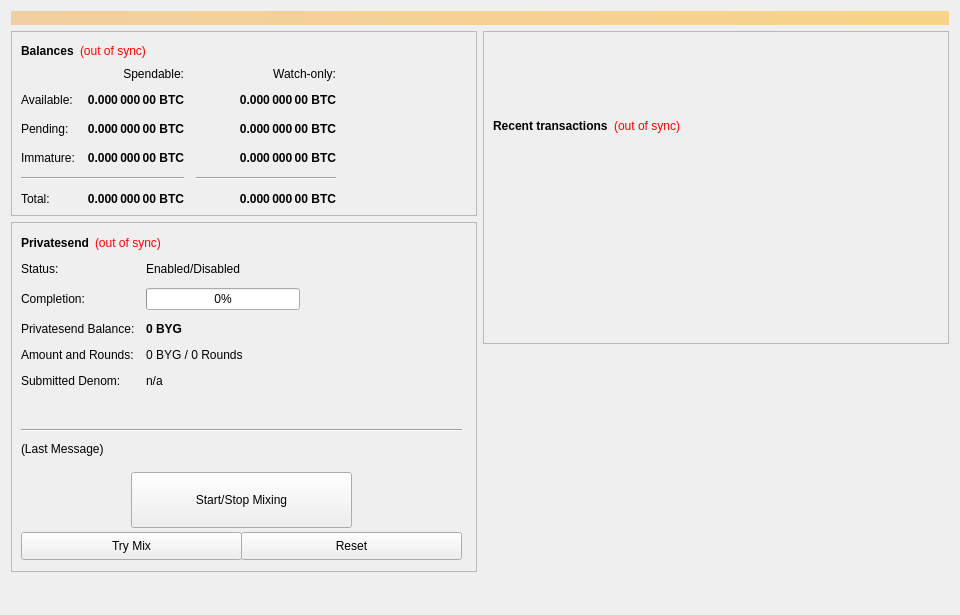
<?xml version="1.0" encoding="UTF-8"?>
<ui version="4.0">
 <class>OverviewPage</class>
 <widget class="QWidget" name="OverviewPage">
  <property name="geometry">
   <rect>
    <x>0</x>
    <y>0</y>
    <width>960</width>
    <height>615</height>
   </rect>
  </property>
  <property name="minimumSize">
   <size>
    <width>960</width>
    <height>0</height>
   </size>
  </property>
  <property name="windowTitle">
   <string>Form</string>
  </property>
  <layout class="QVBoxLayout" name="topLayout">
   <item>
    <widget class="QLabel" name="labelAlerts">
     <property name="visible">
      <bool>false</bool>
     </property>
     <property name="styleSheet">
      <string notr="true">background-color: qlineargradient(x1: 0, y1: 0, x2: 1, y2: 0, stop:0 #F0D0A0, stop:1 #F8D488); color:#000000;</string>
     </property>
     <property name="wordWrap">
      <bool>true</bool>
     </property>
     <property name="margin">
      <number>3</number>
     </property>
    </widget>
   </item>
   <item>
    <layout class="QHBoxLayout" name="horizontalLayout" stretch="1,1">
     <item>
      <layout class="QVBoxLayout" name="verticalLayout_2">
       <item>
        <widget class="QFrame" name="frame">
         <property name="frameShape">
          <enum>QFrame::StyledPanel</enum>
         </property>
         <property name="frameShadow">
          <enum>QFrame::Raised</enum>
         </property>
         <layout class="QVBoxLayout" name="verticalLayout_4">
          <item>
           <layout class="QHBoxLayout" name="horizontalLayout_4">
            <item>
             <widget class="QLabel" name="label_5">
              <property name="font">
               <font>
                <weight>75</weight>
                <bold>true</bold>
               </font>
              </property>
              <property name="text">
               <string>Balances</string>
              </property>
             </widget>
            </item>
            <item>
             <widget class="QLabel" name="labelWalletStatus">
              <property name="cursor">
               <cursorShape>WhatsThisCursor</cursorShape>
              </property>
              <property name="toolTip">
               <string>The displayed information may be out of date. Your wallet automatically synchronizes with the Bouygues network after a connection is established, but this process has not completed yet.</string>
              </property>
              <property name="styleSheet">
               <string notr="true">QLabel { color: red; }</string>
              </property>
              <property name="text">
               <string notr="true">(out of sync)</string>
              </property>
              <property name="alignment">
               <set>Qt::AlignLeading|Qt::AlignLeft|Qt::AlignVCenter</set>
              </property>
             </widget>
            </item>
            <item>
             <spacer name="horizontalSpacer_3">
              <property name="orientation">
               <enum>Qt::Horizontal</enum>
              </property>
              <property name="sizeHint" stdset="0">
               <size>
                <width>40</width>
                <height>20</height>
               </size>
              </property>
             </spacer>
            </item>
           </layout>
          </item>
          <item>
           <layout class="QGridLayout" name="gridLayout">
            <property name="spacing">
             <number>12</number>
            </property>
            <item row="2" column="2">
             <widget class="QLabel" name="labelWatchPending">
              <property name="font">
               <font>
                <weight>75</weight>
                <bold>true</bold>
               </font>
              </property>
              <property name="cursor">
               <cursorShape>IBeamCursor</cursorShape>
              </property>
              <property name="toolTip">
               <string>Unconfirmed transactions to watch-only addresses</string>
              </property>
              <property name="text">
               <string notr="true">0.000 000 00 BTC</string>
              </property>
              <property name="alignment">
               <set>Qt::AlignRight|Qt::AlignTrailing|Qt::AlignVCenter</set>
              </property>
              <property name="textInteractionFlags">
               <set>Qt::LinksAccessibleByMouse|Qt::TextSelectableByKeyboard|Qt::TextSelectableByMouse</set>
              </property>
             </widget>
            </item>
            <item row="2" column="1">
             <widget class="QLabel" name="labelUnconfirmed">
              <property name="font">
               <font>
                <weight>75</weight>
                <bold>true</bold>
               </font>
              </property>
              <property name="cursor">
               <cursorShape>IBeamCursor</cursorShape>
              </property>
              <property name="toolTip">
               <string>Total of transactions that have yet to be confirmed, and do not yet count toward the spendable balance</string>
              </property>
              <property name="text">
               <string notr="true">0.000 000 00 BTC</string>
              </property>
              <property name="alignment">
               <set>Qt::AlignRight|Qt::AlignTrailing|Qt::AlignVCenter</set>
              </property>
              <property name="textInteractionFlags">
               <set>Qt::LinksAccessibleByMouse|Qt::TextSelectableByKeyboard|Qt::TextSelectableByMouse</set>
              </property>
             </widget>
            </item>
            <item row="3" column="2">
             <widget class="QLabel" name="labelWatchImmature">
              <property name="font">
               <font>
                <weight>75</weight>
                <bold>true</bold>
               </font>
              </property>
              <property name="cursor">
               <cursorShape>IBeamCursor</cursorShape>
              </property>
              <property name="toolTip">
               <string>Staked or masternode rewards in watch-only addresses that has not yet matured</string>
              </property>
              <property name="text">
               <string notr="true">0.000 000 00 BTC</string>
              </property>
              <property name="alignment">
               <set>Qt::AlignRight|Qt::AlignTrailing|Qt::AlignVCenter</set>
              </property>
              <property name="textInteractionFlags">
               <set>Qt::LinksAccessibleByMouse|Qt::TextSelectableByKeyboard|Qt::TextSelectableByMouse</set>
              </property>
             </widget>
            </item>
            <item row="4" column="0" colspan="2">
             <widget class="Line" name="lineSpendableBalance">
              <property name="orientation">
               <enum>Qt::Horizontal</enum>
              </property>
             </widget>
            </item>
            <item row="4" column="2">
             <widget class="Line" name="lineWatchBalance">
              <property name="sizePolicy">
               <sizepolicy hsizetype="Preferred" vsizetype="Fixed">
                <horstretch>0</horstretch>
                <verstretch>0</verstretch>
               </sizepolicy>
              </property>
              <property name="minimumSize">
               <size>
                <width>140</width>
                <height>0</height>
               </size>
              </property>
              <property name="orientation">
               <enum>Qt::Horizontal</enum>
              </property>
             </widget>
            </item>
            <item row="5" column="0">
             <widget class="QLabel" name="labelTotalText">
              <property name="text">
               <string>Total:</string>
              </property>
             </widget>
            </item>
            <item row="3" column="1">
             <widget class="QLabel" name="labelImmature">
              <property name="font">
               <font>
                <weight>75</weight>
                <bold>true</bold>
               </font>
              </property>
              <property name="cursor">
               <cursorShape>IBeamCursor</cursorShape>
              </property>
              <property name="toolTip">
               <string>Staked or masternode rewards that has not yet matured</string>
              </property>
              <property name="text">
               <string notr="true">0.000 000 00 BTC</string>
              </property>
              <property name="alignment">
               <set>Qt::AlignRight|Qt::AlignTrailing|Qt::AlignVCenter</set>
              </property>
              <property name="textInteractionFlags">
               <set>Qt::LinksAccessibleByMouse|Qt::TextSelectableByKeyboard|Qt::TextSelectableByMouse</set>
              </property>
             </widget>
            </item>
            <item row="2" column="3">
             <spacer name="horizontalSpacer_2">
              <property name="orientation">
               <enum>Qt::Horizontal</enum>
              </property>
              <property name="sizeHint" stdset="0">
               <size>
                <width>40</width>
                <height>20</height>
               </size>
              </property>
             </spacer>
            </item>
            <item row="3" column="0">
             <widget class="QLabel" name="labelImmatureText">
              <property name="text">
               <string>Immature:</string>
              </property>
             </widget>
            </item>
            <item row="5" column="1">
             <widget class="QLabel" name="labelTotal">
              <property name="font">
               <font>
                <weight>75</weight>
                <bold>true</bold>
               </font>
              </property>
              <property name="cursor">
               <cursorShape>IBeamCursor</cursorShape>
              </property>
              <property name="toolTip">
               <string>Your current total balance</string>
              </property>
              <property name="text">
               <string notr="true">0.000 000 00 BTC</string>
              </property>
              <property name="alignment">
               <set>Qt::AlignRight|Qt::AlignTrailing|Qt::AlignVCenter</set>
              </property>
              <property name="textInteractionFlags">
               <set>Qt::LinksAccessibleByMouse|Qt::TextSelectableByKeyboard|Qt::TextSelectableByMouse</set>
              </property>
             </widget>
            </item>
            <item row="5" column="2">
             <widget class="QLabel" name="labelWatchTotal">
              <property name="font">
               <font>
                <weight>75</weight>
                <bold>true</bold>
               </font>
              </property>
              <property name="cursor">
               <cursorShape>IBeamCursor</cursorShape>
              </property>
              <property name="toolTip">
               <string>Current total balance in watch-only addresses</string>
              </property>
              <property name="text">
               <string notr="true">0.000 000 00 BTC</string>
              </property>
              <property name="alignment">
               <set>Qt::AlignRight|Qt::AlignTrailing|Qt::AlignVCenter</set>
              </property>
              <property name="textInteractionFlags">
               <set>Qt::LinksAccessibleByMouse|Qt::TextSelectableByKeyboard|Qt::TextSelectableByMouse</set>
              </property>
             </widget>
            </item>
            <item row="0" column="2">
             <widget class="QLabel" name="labelWatchonly">
              <property name="text">
               <string>Watch-only:</string>
              </property>
              <property name="alignment">
               <set>Qt::AlignRight|Qt::AlignTrailing|Qt::AlignVCenter</set>
              </property>
             </widget>
            </item>
            <item row="1" column="0">
             <widget class="QLabel" name="labelBalanceText">
              <property name="text">
               <string>Available:</string>
              </property>
             </widget>
            </item>
            <item row="1" column="1">
             <widget class="QLabel" name="labelBalance">
              <property name="font">
               <font>
                <weight>75</weight>
                <bold>true</bold>
               </font>
              </property>
              <property name="cursor">
               <cursorShape>IBeamCursor</cursorShape>
              </property>
              <property name="toolTip">
               <string>Your current spendable balance</string>
              </property>
              <property name="text">
               <string notr="true">0.000 000 00 BTC</string>
              </property>
              <property name="alignment">
               <set>Qt::AlignRight|Qt::AlignTrailing|Qt::AlignVCenter</set>
              </property>
              <property name="textInteractionFlags">
               <set>Qt::LinksAccessibleByMouse|Qt::TextSelectableByKeyboard|Qt::TextSelectableByMouse</set>
              </property>
             </widget>
            </item>
            <item row="1" column="2">
             <widget class="QLabel" name="labelWatchAvailable">
              <property name="font">
               <font>
                <weight>75</weight>
                <bold>true</bold>
               </font>
              </property>
              <property name="cursor">
               <cursorShape>IBeamCursor</cursorShape>
              </property>
              <property name="toolTip">
               <string>Your current balance in watch-only addresses</string>
              </property>
              <property name="text">
               <string notr="true">0.000 000 00 BTC</string>
              </property>
              <property name="alignment">
               <set>Qt::AlignRight|Qt::AlignTrailing|Qt::AlignVCenter</set>
              </property>
              <property name="textInteractionFlags">
               <set>Qt::LinksAccessibleByMouse|Qt::TextSelectableByKeyboard|Qt::TextSelectableByMouse</set>
              </property>
             </widget>
            </item>
            <item row="2" column="0">
             <widget class="QLabel" name="labelPendingText">
              <property name="text">
               <string>Pending:</string>
              </property>
             </widget>
            </item>
            <item row="0" column="1">
             <widget class="QLabel" name="labelSpendable">
              <property name="text">
               <string>Spendable:</string>
              </property>
              <property name="alignment">
               <set>Qt::AlignRight|Qt::AlignTrailing|Qt::AlignVCenter</set>
              </property>
             </widget>
            </item>
           </layout>
          </item>
         </layout>
        </widget>
       </item>
       <item>
        <widget class="QFrame" name="framePrivatesend">
         <property name="minimumSize">
          <size>
           <width>0</width>
           <height>350</height>
          </size>
         </property>
         <property name="layoutDirection">
          <enum>Qt::LeftToRight</enum>
         </property>
         <property name="frameShape">
          <enum>QFrame::StyledPanel</enum>
         </property>
         <property name="frameShadow">
          <enum>QFrame::Raised</enum>
         </property>
         <widget class="QWidget" name="formLayoutWidget">
          <property name="geometry">
           <rect>
            <x>10</x>
            <y>40</y>
            <width>451</width>
            <height>161</height>
           </rect>
          </property>
          <layout class="QFormLayout" name="formLayout">
           <property name="fieldGrowthPolicy">
            <enum>QFormLayout::AllNonFixedFieldsGrow</enum>
           </property>
           <property name="horizontalSpacing">
            <number>11</number>
           </property>
           <property name="verticalSpacing">
            <number>12</number>
           </property>
           <item row="0" column="0">
            <widget class="QLabel" name="label_6">
             <property name="text">
              <string>Status:</string>
             </property>
            </widget>
           </item>
           <item row="1" column="0">
            <widget class="QLabel" name="label_7">
             <property name="text">
              <string>Completion:</string>
             </property>
            </widget>
           </item>
           <item row="1" column="1">
            <widget class="QProgressBar" name="privatesendProgress">
             <property name="maximumSize">
              <size>
               <width>154</width>
               <height>16777215</height>
              </size>
             </property>
             <property name="value">
              <number>0</number>
             </property>
            </widget>
           </item>
           <item row="2" column="0">
            <widget class="QLabel" name="labelAnonymizedText">
             <property name="text">
              <string>Privatesend Balance:</string>
             </property>
            </widget>
           </item>
           <item row="2" column="1">
            <widget class="QLabel" name="labelAnonymized">
             <property name="font">
              <font>
               <weight>75</weight>
               <bold>true</bold>
              </font>
             </property>
             <property name="text">
              <string notr="true">0 BYG</string>
             </property>
            </widget>
           </item>
           <item row="3" column="0">
            <widget class="QLabel" name="label_8">
             <property name="text">
              <string>Amount and Rounds:</string>
             </property>
            </widget>
           </item>
           <item row="3" column="1">
            <widget class="QLabel" name="labelAmountRounds">
             <property name="text">
              <string>0 BYG / 0 Rounds</string>
             </property>
            </widget>
           </item>
           <item row="4" column="0">
            <widget class="QLabel" name="label_9">
             <property name="text">
              <string>Submitted Denom:</string>
             </property>
            </widget>
           </item>
           <item row="4" column="1">
            <widget class="QLabel" name="labelSubmittedDenom">
             <property name="toolTip">
              <string>The denominations you submitted to the Masternode.&lt;br&gt;To mix, other users must submit the exact same denominations.</string>
             </property>
             <property name="text">
              <string>n/a</string>
             </property>
            </widget>
           </item>
           <item row="0" column="1">
            <widget class="QLabel" name="privatesendEnabled">
             <property name="text">
              <string>Enabled/Disabled</string>
             </property>
            </widget>
           </item>
          </layout>
         </widget>
         <widget class="QPushButton" name="runAutoDenom">
          <property name="geometry">
           <rect>
            <x>251</x>
            <y>17</y>
            <width>1</width>
            <height>1</height>
           </rect>
          </property>
          <property name="palette">
           <palette>
            <active>
             <colorrole role="WindowText">
              <brush brushstyle="SolidPattern">
               <color alpha="255">
                <red>0</red>
                <green>0</green>
                <blue>0</blue>
               </color>
              </brush>
             </colorrole>
             <colorrole role="Button">
              <brush brushstyle="SolidPattern">
               <color alpha="255">
                <red>239</red>
                <green>238</green>
                <blue>238</blue>
               </color>
              </brush>
             </colorrole>
             <colorrole role="Light">
              <brush brushstyle="SolidPattern">
               <color alpha="255">
                <red>255</red>
                <green>255</green>
                <blue>255</blue>
               </color>
              </brush>
             </colorrole>
             <colorrole role="Midlight">
              <brush brushstyle="SolidPattern">
               <color alpha="255">
                <red>247</red>
                <green>246</green>
                <blue>246</blue>
               </color>
              </brush>
             </colorrole>
             <colorrole role="Dark">
              <brush brushstyle="SolidPattern">
               <color alpha="255">
                <red>119</red>
                <green>119</green>
                <blue>119</blue>
               </color>
              </brush>
             </colorrole>
             <colorrole role="Mid">
              <brush brushstyle="SolidPattern">
               <color alpha="255">
                <red>159</red>
                <green>159</green>
                <blue>159</blue>
               </color>
              </brush>
             </colorrole>
             <colorrole role="Text">
              <brush brushstyle="SolidPattern">
               <color alpha="255">
                <red>0</red>
                <green>0</green>
                <blue>0</blue>
               </color>
              </brush>
             </colorrole>
             <colorrole role="BrightText">
              <brush brushstyle="SolidPattern">
               <color alpha="255">
                <red>255</red>
                <green>255</green>
                <blue>255</blue>
               </color>
              </brush>
             </colorrole>
             <colorrole role="ButtonText">
              <brush brushstyle="SolidPattern">
               <color alpha="255">
                <red>0</red>
                <green>0</green>
                <blue>0</blue>
               </color>
              </brush>
             </colorrole>
             <colorrole role="Base">
              <brush brushstyle="SolidPattern">
               <color alpha="255">
                <red>255</red>
                <green>255</green>
                <blue>255</blue>
               </color>
              </brush>
             </colorrole>
             <colorrole role="Window">
              <brush brushstyle="SolidPattern">
               <color alpha="255">
                <red>239</red>
                <green>238</green>
                <blue>238</blue>
               </color>
              </brush>
             </colorrole>
             <colorrole role="Shadow">
              <brush brushstyle="SolidPattern">
               <color alpha="255">
                <red>0</red>
                <green>0</green>
                <blue>0</blue>
               </color>
              </brush>
             </colorrole>
             <colorrole role="AlternateBase">
              <brush brushstyle="SolidPattern">
               <color alpha="255">
                <red>247</red>
                <green>246</green>
                <blue>246</blue>
               </color>
              </brush>
             </colorrole>
             <colorrole role="ToolTipBase">
              <brush brushstyle="SolidPattern">
               <color alpha="255">
                <red>255</red>
                <green>255</green>
                <blue>220</blue>
               </color>
              </brush>
             </colorrole>
             <colorrole role="ToolTipText">
              <brush brushstyle="SolidPattern">
               <color alpha="255">
                <red>0</red>
                <green>0</green>
                <blue>0</blue>
               </color>
              </brush>
             </colorrole>
            </active>
            <inactive>
             <colorrole role="WindowText">
              <brush brushstyle="SolidPattern">
               <color alpha="255">
                <red>0</red>
                <green>0</green>
                <blue>0</blue>
               </color>
              </brush>
             </colorrole>
             <colorrole role="Button">
              <brush brushstyle="SolidPattern">
               <color alpha="255">
                <red>239</red>
                <green>238</green>
                <blue>238</blue>
               </color>
              </brush>
             </colorrole>
             <colorrole role="Light">
              <brush brushstyle="SolidPattern">
               <color alpha="255">
                <red>255</red>
                <green>255</green>
                <blue>255</blue>
               </color>
              </brush>
             </colorrole>
             <colorrole role="Midlight">
              <brush brushstyle="SolidPattern">
               <color alpha="255">
                <red>247</red>
                <green>246</green>
                <blue>246</blue>
               </color>
              </brush>
             </colorrole>
             <colorrole role="Dark">
              <brush brushstyle="SolidPattern">
               <color alpha="255">
                <red>119</red>
                <green>119</green>
                <blue>119</blue>
               </color>
              </brush>
             </colorrole>
             <colorrole role="Mid">
              <brush brushstyle="SolidPattern">
               <color alpha="255">
                <red>159</red>
                <green>159</green>
                <blue>159</blue>
               </color>
              </brush>
             </colorrole>
             <colorrole role="Text">
              <brush brushstyle="SolidPattern">
               <color alpha="255">
                <red>0</red>
                <green>0</green>
                <blue>0</blue>
               </color>
              </brush>
             </colorrole>
             <colorrole role="BrightText">
              <brush brushstyle="SolidPattern">
               <color alpha="255">
                <red>255</red>
                <green>255</green>
                <blue>255</blue>
               </color>
              </brush>
             </colorrole>
             <colorrole role="ButtonText">
              <brush brushstyle="SolidPattern">
               <color alpha="255">
                <red>0</red>
                <green>0</green>
                <blue>0</blue>
               </color>
              </brush>
             </colorrole>
             <colorrole role="Base">
              <brush brushstyle="SolidPattern">
               <color alpha="255">
                <red>255</red>
                <green>255</green>
                <blue>255</blue>
               </color>
              </brush>
             </colorrole>
             <colorrole role="Window">
              <brush brushstyle="SolidPattern">
               <color alpha="255">
                <red>239</red>
                <green>238</green>
                <blue>238</blue>
               </color>
              </brush>
             </colorrole>
             <colorrole role="Shadow">
              <brush brushstyle="SolidPattern">
               <color alpha="255">
                <red>0</red>
                <green>0</green>
                <blue>0</blue>
               </color>
              </brush>
             </colorrole>
             <colorrole role="AlternateBase">
              <brush brushstyle="SolidPattern">
               <color alpha="255">
                <red>247</red>
                <green>246</green>
                <blue>246</blue>
               </color>
              </brush>
             </colorrole>
             <colorrole role="ToolTipBase">
              <brush brushstyle="SolidPattern">
               <color alpha="255">
                <red>255</red>
                <green>255</green>
                <blue>220</blue>
               </color>
              </brush>
             </colorrole>
             <colorrole role="ToolTipText">
              <brush brushstyle="SolidPattern">
               <color alpha="255">
                <red>0</red>
                <green>0</green>
                <blue>0</blue>
               </color>
              </brush>
             </colorrole>
            </inactive>
            <disabled>
             <colorrole role="WindowText">
              <brush brushstyle="SolidPattern">
               <color alpha="255">
                <red>119</red>
                <green>119</green>
                <blue>119</blue>
               </color>
              </brush>
             </colorrole>
             <colorrole role="Button">
              <brush brushstyle="SolidPattern">
               <color alpha="255">
                <red>239</red>
                <green>238</green>
                <blue>238</blue>
               </color>
              </brush>
             </colorrole>
             <colorrole role="Light">
              <brush brushstyle="SolidPattern">
               <color alpha="255">
                <red>255</red>
                <green>255</green>
                <blue>255</blue>
               </color>
              </brush>
             </colorrole>
             <colorrole role="Midlight">
              <brush brushstyle="SolidPattern">
               <color alpha="255">
                <red>247</red>
                <green>246</green>
                <blue>246</blue>
               </color>
              </brush>
             </colorrole>
             <colorrole role="Dark">
              <brush brushstyle="SolidPattern">
               <color alpha="255">
                <red>119</red>
                <green>119</green>
                <blue>119</blue>
               </color>
              </brush>
             </colorrole>
             <colorrole role="Mid">
              <brush brushstyle="SolidPattern">
               <color alpha="255">
                <red>159</red>
                <green>159</green>
                <blue>159</blue>
               </color>
              </brush>
             </colorrole>
             <colorrole role="Text">
              <brush brushstyle="SolidPattern">
               <color alpha="255">
                <red>119</red>
                <green>119</green>
                <blue>119</blue>
               </color>
              </brush>
             </colorrole>
             <colorrole role="BrightText">
              <brush brushstyle="SolidPattern">
               <color alpha="255">
                <red>255</red>
                <green>255</green>
                <blue>255</blue>
               </color>
              </brush>
             </colorrole>
             <colorrole role="ButtonText">
              <brush brushstyle="SolidPattern">
               <color alpha="255">
                <red>119</red>
                <green>119</green>
                <blue>119</blue>
               </color>
              </brush>
             </colorrole>
             <colorrole role="Base">
              <brush brushstyle="SolidPattern">
               <color alpha="255">
                <red>239</red>
                <green>238</green>
                <blue>238</blue>
               </color>
              </brush>
             </colorrole>
             <colorrole role="Window">
              <brush brushstyle="SolidPattern">
               <color alpha="255">
                <red>239</red>
                <green>238</green>
                <blue>238</blue>
               </color>
              </brush>
             </colorrole>
             <colorrole role="Shadow">
              <brush brushstyle="SolidPattern">
               <color alpha="255">
                <red>0</red>
                <green>0</green>
                <blue>0</blue>
               </color>
              </brush>
             </colorrole>
             <colorrole role="AlternateBase">
              <brush brushstyle="SolidPattern">
               <color alpha="255">
                <red>239</red>
                <green>238</green>
                <blue>238</blue>
               </color>
              </brush>
             </colorrole>
             <colorrole role="ToolTipBase">
              <brush brushstyle="SolidPattern">
               <color alpha="255">
                <red>255</red>
                <green>255</green>
                <blue>220</blue>
               </color>
              </brush>
             </colorrole>
             <colorrole role="ToolTipText">
              <brush brushstyle="SolidPattern">
               <color alpha="255">
                <red>0</red>
                <green>0</green>
                <blue>0</blue>
               </color>
              </brush>
             </colorrole>
            </disabled>
           </palette>
          </property>
          <property name="focusPolicy">
           <enum>Qt::NoFocus</enum>
          </property>
          <property name="autoFillBackground">
           <bool>true</bool>
          </property>
          <property name="text">
           <string/>
          </property>
          <property name="flat">
           <bool>true</bool>
          </property>
         </widget>
         <widget class="QPushButton" name="togglePrivatesend">
          <property name="geometry">
           <rect>
            <x>120</x>
            <y>250</y>
            <width>221</width>
            <height>56</height>
           </rect>
          </property>
          <property name="sizePolicy">
           <sizepolicy hsizetype="MinimumExpanding" vsizetype="Fixed">
            <horstretch>0</horstretch>
            <verstretch>0</verstretch>
           </sizepolicy>
          </property>
          <property name="text">
           <string>Start/Stop Mixing</string>
          </property>
         </widget>
         <widget class="Line" name="lineLastMessage">
          <property name="geometry">
           <rect>
            <x>10</x>
            <y>200</y>
            <width>441</width>
            <height>16</height>
           </rect>
          </property>
          <property name="orientation">
           <enum>Qt::Horizontal</enum>
          </property>
         </widget>
         <widget class="QLabel" name="privatesendStatus">
          <property name="geometry">
           <rect>
            <x>10</x>
            <y>220</y>
            <width>451</width>
            <height>61</height>
           </rect>
          </property>
          <property name="minimumSize">
           <size>
            <width>288</width>
            <height>43</height>
           </size>
          </property>
          <property name="text">
           <string>(Last Message)</string>
          </property>
          <property name="alignment">
           <set>Qt::AlignLeading|Qt::AlignLeft|Qt::AlignTop</set>
          </property>
          <property name="wordWrap">
           <bool>true</bool>
          </property>
         </widget>
         <widget class="QPushButton" name="privatesendAuto">
          <property name="geometry">
           <rect>
            <x>10</x>
            <y>310</y>
            <width>221</width>
            <height>28</height>
           </rect>
          </property>
          <property name="sizePolicy">
           <sizepolicy hsizetype="MinimumExpanding" vsizetype="Fixed">
            <horstretch>0</horstretch>
            <verstretch>0</verstretch>
           </sizepolicy>
          </property>
          <property name="toolTip">
           <string>Try to manually submit a Privatesend request.</string>
          </property>
          <property name="text">
           <string>Try Mix</string>
          </property>
         </widget>
         <widget class="QPushButton" name="privatesendReset">
          <property name="geometry">
           <rect>
            <x>230</x>
            <y>310</y>
            <width>221</width>
            <height>28</height>
           </rect>
          </property>
          <property name="sizePolicy">
           <sizepolicy hsizetype="MinimumExpanding" vsizetype="Fixed">
            <horstretch>0</horstretch>
            <verstretch>0</verstretch>
           </sizepolicy>
          </property>
          <property name="toolTip">
           <string>Reset the current status of Privatesend (can interrupt Privatesend if it's in the process of Mixing, which can cost you money!)</string>
          </property>
          <property name="autoFillBackground">
           <bool>false</bool>
          </property>
          <property name="text">
           <string>Reset</string>
          </property>
         </widget>
         <widget class="QWidget" name="layoutWidget">
          <property name="geometry">
           <rect>
            <x>10</x>
            <y>10</y>
            <width>431</width>
            <height>22</height>
           </rect>
          </property>
          <layout class="QHBoxLayout" name="horizontalLayout_5">
           <item>
            <widget class="QLabel" name="label_2">
             <property name="font">
              <font>
               <weight>75</weight>
               <bold>true</bold>
              </font>
             </property>
             <property name="text">
              <string>Privatesend</string>
             </property>
            </widget>
           </item>
           <item>
            <widget class="QLabel" name="labelPrivatesendSyncStatus">
             <property name="toolTip">
              <string>The displayed information may be out of date. Your wallet automatically synchronizes with the Bouygues network after a connection is established, but this process has not completed yet.</string>
             </property>
             <property name="styleSheet">
              <string notr="true">QLabel { color: red; }</string>
             </property>
             <property name="text">
              <string notr="true">(out of sync)</string>
             </property>
             <property name="alignment">
              <set>Qt::AlignLeading|Qt::AlignLeft|Qt::AlignVCenter</set>
             </property>
            </widget>
           </item>
           <item>
            <spacer name="horizontalSpacer_4">
             <property name="orientation">
              <enum>Qt::Horizontal</enum>
             </property>
             <property name="sizeHint" stdset="0">
              <size>
               <width>40</width>
               <height>20</height>
              </size>
             </property>
            </spacer>
           </item>
          </layout>
         </widget>
        </widget>
       </item>
       <item>
        <spacer name="verticalSpacer">
         <property name="orientation">
          <enum>Qt::Vertical</enum>
         </property>
         <property name="sizeHint" stdset="0">
          <size>
           <width>20</width>
           <height>40</height>
          </size>
         </property>
        </spacer>
       </item>
      </layout>
     </item>
     <item>
      <layout class="QVBoxLayout" name="verticalLayout_3">
       <item>
        <widget class="QFrame" name="frame_2">
         <property name="frameShape">
          <enum>QFrame::StyledPanel</enum>
         </property>
         <property name="frameShadow">
          <enum>QFrame::Raised</enum>
         </property>
         <layout class="QVBoxLayout" name="verticalLayout">
          <item>
           <spacer name="verticalSpacer_3">
            <property name="orientation">
             <enum>Qt::Vertical</enum>
            </property>
            <property name="sizeType">
             <enum>QSizePolicy::Fixed</enum>
            </property>
            <property name="sizeHint" stdset="0">
             <size>
              <width>20</width>
              <height>75</height>
             </size>
            </property>
           </spacer>
          </item>
          <item>
           <layout class="QHBoxLayout" name="horizontalLayout_2">
            <item>
             <widget class="QLabel" name="label_4">
              <property name="font">
               <font>
                <weight>75</weight>
                <bold>true</bold>
               </font>
              </property>
              <property name="text">
               <string>Recent transactions</string>
              </property>
             </widget>
            </item>
            <item>
             <widget class="QLabel" name="labelTransactionsStatus">
              <property name="cursor">
               <cursorShape>WhatsThisCursor</cursorShape>
              </property>
              <property name="toolTip">
               <string>The displayed information may be out of date. Your wallet automatically synchronizes with the Bouygues network after a connection is established, but this process has not completed yet.</string>
              </property>
              <property name="styleSheet">
               <string notr="true">QLabel { color: red; }</string>
              </property>
              <property name="text">
               <string notr="true">(out of sync)</string>
              </property>
              <property name="alignment">
               <set>Qt::AlignRight|Qt::AlignTrailing|Qt::AlignVCenter</set>
              </property>
             </widget>
            </item>
            <item>
             <spacer name="horizontalSpacer">
              <property name="orientation">
               <enum>Qt::Horizontal</enum>
              </property>
              <property name="sizeHint" stdset="0">
               <size>
                <width>40</width>
                <height>20</height>
               </size>
              </property>
             </spacer>
            </item>
           </layout>
          </item>
          <item>
           <widget class="QListView" name="listTransactions">
            <property name="styleSheet">
             <string notr="true">QListView { background: transparent; }</string>
            </property>
            <property name="frameShape">
             <enum>QFrame::NoFrame</enum>
            </property>
            <property name="verticalScrollBarPolicy">
             <enum>Qt::ScrollBarAlwaysOff</enum>
            </property>
            <property name="horizontalScrollBarPolicy">
             <enum>Qt::ScrollBarAlwaysOff</enum>
            </property>
            <property name="selectionMode">
             <enum>QAbstractItemView::NoSelection</enum>
            </property>
           </widget>
          </item>
         </layout>
        </widget>
       </item>
       <item>
        <spacer name="verticalSpacer_2">
         <property name="orientation">
          <enum>Qt::Vertical</enum>
         </property>
         <property name="sizeType">
          <enum>QSizePolicy::Expanding</enum>
         </property>
         <property name="sizeHint" stdset="0">
          <size>
           <width>20</width>
           <height>40</height>
          </size>
         </property>
        </spacer>
       </item>
      </layout>
     </item>
    </layout>
   </item>
  </layout>
 </widget>
 <resources/>
 <connections/>
</ui>
